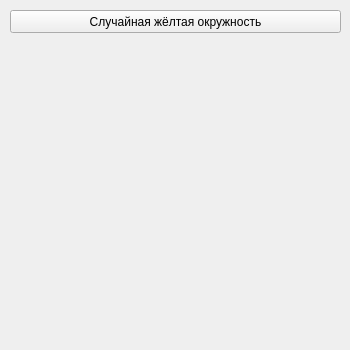
<?xml version="1.0" encoding="UTF-8"?>
<ui version="4.0">
 <class>MainWindow</class>
 <widget class="QMainWindow" name="MainWindow">
  <property name="geometry">
   <rect>
    <x>0</x>
    <y>0</y>
    <width>350</width>
    <height>350</height>
   </rect>
  </property>
  <property name="windowTitle">
   <string>MainWindow</string>
  </property>
  <widget class="QWidget" name="centralwidget">
   <widget class="QPushButton" name="pushButton">
    <property name="geometry">
     <rect>
      <x>10</x>
      <y>10</y>
      <width>331</width>
      <height>23</height>
     </rect>
    </property>
    <property name="text">
     <string>Случайная жёлтая окружность</string>
    </property>
   </widget>
  </widget>
 </widget>
 <resources/>
 <connections/>
</ui>
